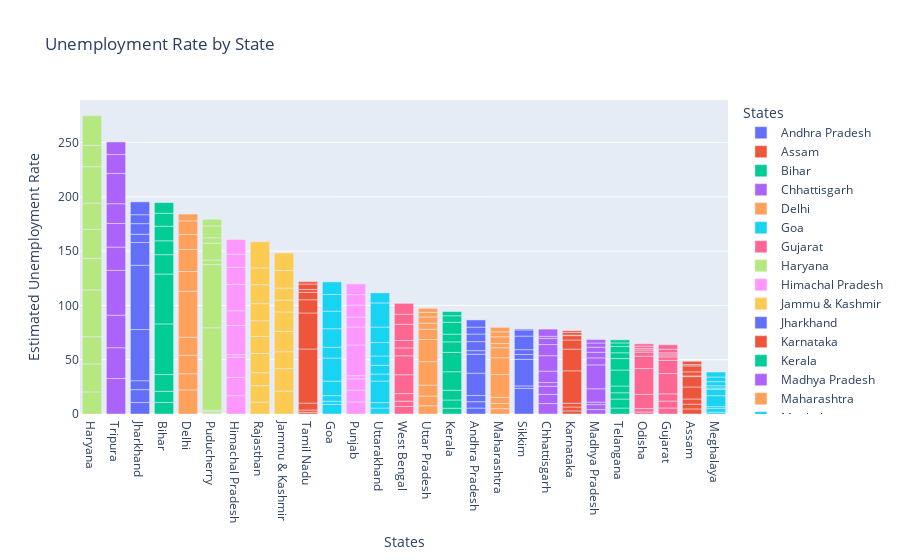

The notebook cell saved with this chart:
### Markdown cell above
# Unemployment Rate Analysis of India: Data Visualization

### Unemployment Rate by State.

### Code cell
fig= px.bar(data, x= "States", y= "Estimated Unemployment Rate", color ="States",
               title ="Unemployment Rate by State", template = 'plotly')               
fig.update_layout(xaxis = {'categoryorder' : 'total descending'})
fig.show()

### Figure 1 — Plotly figure (JSON) as saved in the notebook; plotly's stock layout.template omitted (floating-point values rounded to 4 significant figures)
{"data": [{"alignmentgroup": "True", "hovertemplate": "States=%{x}<br>Estimated Unemployment Rate=%{y}<extra></extra>", "legendgroup": "Andhra Pradesh", "marker": {"color": "#636efa", "pattern": {"shape": ""}}, "name": "Andhra Pradesh", "offsetgroup": "Andhra Pradesh", "orientation": "v", "showlegend": true, "textposition": "auto", "type": "bar", "x": ["Andhra Pradesh", "Andhra Pradesh", "Andhra Pradesh", "Andhra Pradesh", "Andhra Pradesh", "Andhra Pradesh", "Andhra Pradesh", "Andhra Pradesh", "Andhra Pradesh", "Andhra Pradesh"], "xaxis": "x", "y": [5.48, 5.83, 5.79, 20.51, 17.43, 3.31, 8.34, 6.96, 6.4, 6.59], "yaxis": "y"}, {"alignmentgroup": "True", "hovertemplate": "States=%{x}<br>Estimated Unemployment Rate=%{y}<extra></extra>", "legendgroup": "Assam", "marker": {"color": "#EF553B", "pattern": {"shape": ""}}, "name": "Assam", "offsetgroup": "Assam", "orientation": "v", "showlegend": true, "textposition": "auto", "type": "bar", "x": ["Assam", "Assam", "Assam", "Assam", "Assam", "Assam", "Assam", "Assam", "Assam", "Assam"], "xaxis": "x", "y": [4.66, 4.41, 4.77, 11.06, 9.55, 0.6, 3.77, 5.53, 1.19, 3.02], "yaxis": "y"}, {"alignmentgroup": "True", "hovertemplate": "States=%{x}<br>Estimated Unemployment Rate=%{y}<extra></extra>", "legendgroup": "Bihar", "marker": {"color": "#00cc96", "pattern": {"shape": ""}}, "name": "Bihar", "offsetgroup": "Bihar", "orientation": "v", "showlegend": true, "textposition": "auto", "type": "bar", "x": ["Bihar", "Bihar", "Bihar", "Bihar", "Bihar", "Bihar", "Bihar", "Bihar", "Bihar", "Bihar"], "xaxis": "x", "y": [10.61, 10.29, 15.43, 46.64, 45.96, 17.82, 12.79, 13.44, 11.91, 9.82], "yaxis": "y"}, {"alignmentgroup": "True", "hovertemplate": "States=%{x}<br>Estimated Unemployment Rate=%{y}<extra></extra>", "legendgroup": "Chhattisgarh", "marker": {"color": "#ab63fa", "pattern": {"shape": ""}}, "name": "Chhattisgarh", "offsetgroup": "Chhattisgarh", "orientation": "v", "showlegend": true, "textposition": "auto", "type": "bar", "x": ["Chhattisgarh", "Chhattisgarh", "Chhattisgarh", "Chhattisgarh", "Chhattisgarh", "Chhattisgarh", "Chhattisgarh", "Chhattisgarh", "Chhattisgarh", "Chhattisgarh"], "xaxis": "x", "y": [9.65, 8.38, 7.54, 3.41, 10.5, 14.23, 10.27, 5.63, 1.96, 6.62], "yaxis": "y"}, {"alignmentgroup": "True", "hovertemplate": "States=%{x}<br>Estimated Unemployment Rate=%{y}<extra></extra>", "legendgroup": "Delhi", "marker": {"color": "#FFA15A", "pattern": {"shape": ""}}, "name": "Delhi", "offsetgroup": "Delhi", "orientation": "v", "showlegend": true, "textposition": "auto", "type": "bar", "x": ["Delhi", "Delhi", "Delhi", "Delhi", "Delhi", "Delhi", "Delhi", "Delhi", "Delhi", "Delhi"], "xaxis": "x", "y": [22.23, 14.84, 17.04, 16.68, 42.27, 18.19, 20.3, 13.79, 12.53, 6.27], "yaxis": "y"}, {"alignmentgroup": "True", "hovertemplate": "States=%{x}<br>Estimated Unemployment Rate=%{y}<extra></extra>", "legendgroup": "Goa", "marker": {"color": "#19d3f3", "pattern": {"shape": ""}}, "name": "Goa", "offsetgroup": "Goa", "orientation": "v", "showlegend": true, "textposition": "auto", "type": "bar", "x": ["Goa", "Goa", "Goa", "Goa", "Goa", "Goa", "Goa", "Goa", "Goa", "Goa"], "xaxis": "x", "y": [8.89, 2.81, 5.25, 13.31, 21.25, 9.96, 17.07, 16.21, 15.38, 11.54], "yaxis": "y"}, {"alignmentgroup": "True", "hovertemplate": "States=%{x}<br>Estimated Unemployment Rate=%{y}<extra></extra>", "legendgroup": "Gujarat", "marker": {"color": "#FF6692", "pattern": {"shape": ""}}, "name": "Gujarat", "offsetgroup": "Gujarat", "orientation": "v", "showlegend": true, "textposition": "auto", "type": "bar", "x": ["Gujarat", "Gujarat", "Gujarat", "Gujarat", "Gujarat", "Gujarat", "Gujarat", "Gujarat", "Gujarat", "Gujarat"], "xaxis": "x", "y": [5.54, 6.38, 6.66, 18.71, 12.11, 3.2, 1.84, 1.87, 3.42, 4.03], "yaxis": "y"}, {"alignmentgroup": "True", "hovertemplate": "States=%{x}<br>Estimated Unemployment Rate=%{y}<extra></extra>", "legendgroup": "Haryana", "marker": {"color": "#B6E880", "pattern": {"shape": ""}}, "name": "Haryana", "offsetgroup": "Haryana", "orientation": "v", "showlegend": true, "textposition": "auto", "type": "bar", "x": ["Haryana", "Haryana", "Haryana", "Haryana", "Haryana", "Haryana", "Haryana", "Haryana", "Haryana", "Haryana"], "xaxis": "x", "y": [20.34, 25.77, 25.05, 43.22, 29.02, 26.7, 24.18, 33.5, 19.68, 27.31], "yaxis": "y"}, {"alignmentgroup": "True", "hovertemplate": "States=%{x}<br>Estimated Unemployment Rate=%{y}<extra></extra>", "legendgroup": "Himachal Pradesh", "marker": {"color": "#FF97FF", "pattern": {"shape": ""}}, "name": "Himachal Pradesh", "offsetgroup": "Himachal Pradesh", "orientation": "v", "showlegend": true, "textposition": "auto", "type": "bar", "x": ["Himachal Pradesh", "Himachal Pradesh", "Himachal Pradesh", "Himachal Pradesh", "Himachal Pradesh", "Himachal Pradesh", "Himachal Pradesh", "Himachal Pradesh", "Himachal Pradesh", "Himachal Pradesh"], "xaxis": "x", "y": [16.83, 16.84, 18.76, 2.2, 26.95, 13.47, 24.31, 15.79, 12.04, 13.46], "yaxis": "y"}, {"alignmentgroup": "True", "hovertemplate": "States=%{x}<br>Estimated Unemployment Rate=%{y}<extra></extra>", "legendgroup": "Jammu & Kashmir", "marker": {"color": "#FECB52", "pattern": {"shape": ""}}, "name": "Jammu & Kashmir", "offsetgroup": "Jammu & Kashmir", "orientation": "v", "showlegend": true, "textposition": "auto", "type": "bar", "x": ["Jammu & Kashmir", "Jammu & Kashmir", "Jammu & Kashmir", "Jammu & Kashmir", "Jammu & Kashmir", "Jammu & Kashmir", "Jammu & Kashmir", "Jammu & Kashmir", "Jammu & Kashmir"], "xaxis": "x", "y": [21.08, 20.78, 15.5, 18.74, 17.92, 10.88, 11.09, 16.17, 16.14], "yaxis": "y"}, {"alignmentgroup": "True", "hovertemplate": "States=%{x}<br>Estimated Unemployment Rate=%{y}<extra></extra>", "legendgroup": "Jharkhand", "marker": {"color": "#636efa", "pattern": {"shape": ""}}, "name": "Jharkhand", "offsetgroup": "Jharkhand", "orientation": "v", "showlegend": true, "textposition": "auto", "type": "bar", "x": ["Jharkhand", "Jharkhand", "Jharkhand", "Jharkhand", "Jharkhand", "Jharkhand", "Jharkhand", "Jharkhand", "Jharkhand", "Jharkhand"], "xaxis": "x", "y": [10.61, 11.85, 8.23, 47.09, 59.23, 20.95, 7.63, 9.76, 8.24, 11.8], "yaxis": "y"}, {"alignmentgroup": "True", "hovertemplate": "States=%{x}<br>Estimated Unemployment Rate=%{y}<extra></extra>", "legendgroup": "Karnataka", "marker": {"color": "#EF553B", "pattern": {"shape": ""}}, "name": "Karnataka", "offsetgroup": "Karnataka", "orientation": "v", "showlegend": true, "textposition": "auto", "type": "bar", "x": ["Karnataka", "Karnataka", "Karnataka", "Karnataka", "Karnataka", "Karnataka", "Karnataka", "Karnataka", "Karnataka", "Karnataka"], "xaxis": "x", "y": [2.86, 3.61, 3.46, 29.84, 19.97, 8.44, 4.01, 0.5, 2.41, 1.58], "yaxis": "y"}, {"alignmentgroup": "True", "hovertemplate": "States=%{x}<br>Estimated Unemployment Rate=%{y}<extra></extra>", "legendgroup": "Kerala", "marker": {"color": "#00cc96", "pattern": {"shape": ""}}, "name": "Kerala", "offsetgroup": "Kerala", "orientation": "v", "showlegend": true, "textposition": "auto", "type": "bar", "x": ["Kerala", "Kerala", "Kerala", "Kerala", "Kerala", "Kerala", "Kerala", "Kerala", "Kerala", "Kerala"], "xaxis": "x", "y": [5.31, 7.6, 8.99, 16.99, 17.88, 9.71, 7.09, 10.98, 5.91, 3.88], "yaxis": "y"}, {"alignmentgroup": "True", "hovertemplate": "States=%{x}<br>Estimated Unemployment Rate=%{y}<extra></extra>", "legendgroup": "Madhya Pradesh", "marker": {"color": "#ab63fa", "pattern": {"shape": ""}}, "name": "Madhya Pradesh", "offsetgroup": "Madhya Pradesh", "orientation": "v", "showlegend": true, "textposition": "auto", "type": "bar", "x": ["Madhya Pradesh", "Madhya Pradesh", "Madhya Pradesh", "Madhya Pradesh", "Madhya Pradesh", "Madhya Pradesh", "Madhya Pradesh", "Madhya Pradesh", "Madhya Pradesh", "Madhya Pradesh"], "xaxis": "x", "y": [4.11, 4.57, 2.22, 12.36, 21.98, 6.48, 5.08, 4.7, 3.91, 3.13], "yaxis": "y"}, {"alignmentgroup": "True", "hovertemplate": "States=%{x}<br>Estimated Unemployment Rate=%{y}<extra></extra>", "legendgroup": "Maharashtra", "marker": {"color": "#FFA15A", "pattern": {"shape": ""}}, "name": "Maharashtra", "offsetgroup": "Maharashtra", "orientation": "v", "showlegend": true, "textposition": "auto", "type": "bar", "x": ["Maharashtra", "Maharashtra", "Maharashtra", "Maharashtra", "Maharashtra", "Maharashtra", "Maharashtra", "Maharashtra", "Maharashtra", "Maharashtra"], "xaxis": "x", "y": [4.95, 4.69, 5.79, 20.9, 15.46, 9.23, 3.89, 6.23, 4.55, 4.1], "yaxis": "y"}, {"alignmentgroup": "True", "hovertemplate": "States=%{x}<br>Estimated Unemployment Rate=%{y}<extra></extra>", "legendgroup": "Meghalaya", "marker": {"color": "#19d3f3", "pattern": {"shape": ""}}, "name": "Meghalaya", "offsetgroup": "Meghalaya", "orientation": "v", "showlegend": true, "textposition": "auto", "type": "bar", "x": ["Meghalaya", "Meghalaya", "Meghalaya", "Meghalaya", "Meghalaya", "Meghalaya", "Meghalaya", "Meghalaya", "Meghalaya", "Meghalaya"], "xaxis": "x", "y": [1.66, 3.59, 1.58, 10.03, 5.92, 1.15, 2.1, 3.74, 4.29, 4.6], "yaxis": "y"}, {"alignmentgroup": "True", "hovertemplate": "States=%{x}<br>Estimated Unemployment Rate=%{y}<extra></extra>", "legendgroup": "Odisha", "marker": {"color": "#FF6692", "pattern": {"shape": ""}}, "name": "Odisha", "offsetgroup": "Odisha", "orientation": "v", "showlegend": true, "textposition": "auto", "type": "bar", "x": ["Odisha", "Odisha", "Odisha", "Odisha", "Odisha", "Odisha", "Odisha", "Odisha", "Odisha", "Odisha"], "xaxis": "x", "y": [1.9, 3.12, 13.08, 23.76, 11.41, 3.77, 1.88, 1.42, 2.1, 2.18], "yaxis": "y"}, {"alignmentgroup": "True", "hovertemplate": "States=%{x}<br>Estimated Unemployment Rate=%{y}<extra></extra>", "legendgroup": "Puducherry", "marker": {"color": "#B6E880", "pattern": {"shape": ""}}, "name": "Puducherry", "offsetgroup": "Puducherry", "orientation": "v", "showlegend": true, "textposition": "auto", "type": "bar", "x": ["Puducherry", "Puducherry", "Puducherry", "Puducherry", "Puducherry", "Puducherry", "Puducherry", "Puducherry", "Puducherry", "Puducherry"], "xaxis": "x", "y": [0.58, 1.76, 1.2, 75.85, 58.19, 4.24, 15.47, 5.05, 10.9, 6.18], "yaxis": "y"}, {"alignmentgroup": "True", "hovertemplate": "States=%{x}<br>Estimated Unemployment Rate=%{y}<extra></extra>", "legendgroup": "Punjab", "marker": {"color": "#FF97FF", "pattern": {"shape": ""}}, "name": "Punjab", "offsetgroup": "Punjab", "orientation": "v", "showlegend": true, "textposition": "auto", "type": "bar", "x": ["Punjab", "Punjab", "Punjab", "Punjab", "Punjab", "Punjab", "Punjab", "Punjab", "Punjab", "Punjab"], "xaxis": "x", "y": [11.11, 10.97, 10.32, 2.86, 28.33, 16.55, 9.19, 10.99, 9.61, 9.88], "yaxis": "y"}, {"alignmentgroup": "True", "hovertemplate": "States=%{x}<br>Estimated Unemployment Rate=%{y}<extra></extra>", "legendgroup": "Rajasthan", "marker": {"color": "#FECB52", "pattern": {"shape": ""}}, "name": "Rajasthan", "offsetgroup": "Rajasthan", "orientation": "v", "showlegend": true, "textposition": "auto", "type": "bar", "x": ["Rajasthan", "Rajasthan", "Rajasthan", "Rajasthan", "Rajasthan", "Rajasthan", "Rajasthan", "Rajasthan", "Rajasthan", "Rajasthan"], "xaxis": "x", "y": [10.97, 15.16, 11.9, 17.7, 15.74, 14.39, 15.81, 17.51, 15.35, 24.15], "yaxis": "y"}, {"alignmentgroup": "True", "hovertemplate": "States=%{x}<br>Estimated Unemployment Rate=%{y}<extra></extra>", "legendgroup": "Sikkim", "marker": {"color": "#636efa", "pattern": {"shape": ""}}, "name": "Sikkim", "offsetgroup": "Sikkim", "orientation": "v", "showlegend": true, "textposition": "auto", "type": "bar", "x": ["Sikkim", "Sikkim", "Sikkim", "Sikkim", "Sikkim", "Sikkim", "Sikkim", "Sikkim"], "xaxis": "x", "y": [23.57, 2.28, 24.51, 4.46, 4.45, 12.49, 5.7, 0.88], "yaxis": "y"}, {"alignmentgroup": "True", "hovertemplate": "States=%{x}<br>Estimated Unemployment Rate=%{y}<extra></extra>", "legendgroup": "Tamil Nadu", "marker": {"color": "#EF553B", "pattern": {"shape": ""}}, "name": "Tamil Nadu", "offsetgroup": "Tamil Nadu", "orientation": "v", "showlegend": true, "textposition": "auto", "type": "bar", "x": ["Tamil Nadu", "Tamil Nadu", "Tamil Nadu", "Tamil Nadu", "Tamil Nadu", "Tamil Nadu", "Tamil Nadu", "Tamil Nadu", "Tamil Nadu", "Tamil Nadu"], "xaxis": "x", "y": [1.57, 2.09, 6.4, 49.83, 33.16, 12.2, 6.81, 2.65, 5, 2.16], "yaxis": "y"}, {"alignmentgroup": "True", "hovertemplate": "States=%{x}<br>Estimated Unemployment Rate=%{y}<extra></extra>", "legendgroup": "Telangana", "marker": {"color": "#00cc96", "pattern": {"shape": ""}}, "name": "Telangana", "offsetgroup": "Telangana", "orientation": "v", "showlegend": true, "textposition": "auto", "type": "bar", "x": ["Telangana", "Telangana", "Telangana", "Telangana", "Telangana", "Telangana", "Telangana", "Telangana", "Telangana", "Telangana"], "xaxis": "x", "y": [5.49, 8.29, 5.77, 6.25, 14.7, 10.55, 5.36, 5.79, 3.27, 2.86], "yaxis": "y"}, {"alignmentgroup": "True", "hovertemplate": "States=%{x}<br>Estimated Unemployment Rate=%{y}<extra></extra>", "legendgroup": "Tripura", "marker": {"color": "#ab63fa", "pattern": {"shape": ""}}, "name": "Tripura", "offsetgroup": "Tripura", "orientation": "v", "showlegend": true, "textposition": "auto", "type": "bar", "x": ["Tripura", "Tripura", "Tripura", "Tripura", "Tripura", "Tripura", "Tripura", "Tripura", "Tripura", "Tripura"], "xaxis": "x", "y": [32.67, 28.4, 29.95, 41.23, 21.51, 21.71, 18.24, 27.92, 17.35, 11.57], "yaxis": "y"}, {"alignmentgroup": "True", "hovertemplate": "States=%{x}<br>Estimated Unemployment Rate=%{y}<extra></extra>", "legendgroup": "Uttar Pradesh", "marker": {"color": "#FFA15A", "pattern": {"shape": ""}}, "name": "Uttar Pradesh", "offsetgroup": "Uttar Pradesh", "orientation": "v", "showlegend": true, "textposition": "auto", "type": "bar", "x": ["Uttar Pradesh", "Uttar Pradesh", "Uttar Pradesh", "Uttar Pradesh", "Uttar Pradesh", "Uttar Pradesh", "Uttar Pradesh", "Uttar Pradesh", "Uttar Pradesh", "Uttar Pradesh"], "xaxis": "x", "y": [7.58, 8.98, 10.11, 21.54, 20.41, 9.47, 5.56, 5.79, 4.18, 3.75], "yaxis": "y"}, {"alignmentgroup": "True", "hovertemplate": "States=%{x}<br>Estimated Unemployment Rate=%{y}<extra></extra>", "legendgroup": "Uttarakhand", "marker": {"color": "#19d3f3", "pattern": {"shape": ""}}, "name": "Uttarakhand", "offsetgroup": "Uttarakhand", "orientation": "v", "showlegend": true, "textposition": "auto", "type": "bar", "x": ["Uttarakhand", "Uttarakhand", "Uttarakhand", "Uttarakhand", "Uttarakhand", "Uttarakhand", "Uttarakhand", "Uttarakhand", "Uttarakhand", "Uttarakhand"], "xaxis": "x", "y": [5.49, 4.99, 19.85, 6.48, 8.01, 8.61, 12.38, 14.26, 22.26, 9.23], "yaxis": "y"}, {"alignmentgroup": "True", "hovertemplate": "States=%{x}<br>Estimated Unemployment Rate=%{y}<extra></extra>", "legendgroup": "West Bengal", "marker": {"color": "#FF6692", "pattern": {"shape": ""}}, "name": "West Bengal", "offsetgroup": "West Bengal", "orientation": "v", "showlegend": true, "textposition": "auto", "type": "bar", "x": ["West Bengal", "West Bengal", "West Bengal", "West Bengal", "West Bengal", "West Bengal", "West Bengal", "West Bengal", "West Bengal", "West Bengal"], "xaxis": "x", "y": [6.94, 4.92, 6.92, 17.41, 17.41, 7.29, 6.83, 14.87, 9.35, 9.98], "yaxis": "y"}], "layout": {"autosize": true, "barmode": "relative", "legend": {"title": {"text": "States"}, "tracegroupgap": 0}, "title": {"text": "Unemployment Rate by State"}, "xaxis": {"anchor": "y", "autorange": true, "categoryarray": ["Andhra Pradesh", "Assam", "Bihar", "Chhattisgarh", "Delhi", "Goa", "Gujarat", "Haryana", "Himachal Pradesh", "Jammu & Kashmir", "Jharkhand", "Karnataka", "Kerala", "Madhya Pradesh", "Maharashtra", "Meghalaya", "Odisha", "Puducherry", "Punjab", "Rajasthan", "Sikkim", "Tamil Nadu", "Telangana", "Tripura", "Uttar Pradesh", "Uttarakhand", "West Bengal"], "categoryorder": "total descending", "domain": [0, 1], "range": [-0.5, 26.5], "title": {"text": "States"}, "type": "category"}, "yaxis": {"anchor": "x", "autorange": true, "domain": [0, 1], "range": [0, 289.2], "title": {"text": "Estimated Unemployment Rate"}, "type": "linear"}}}
